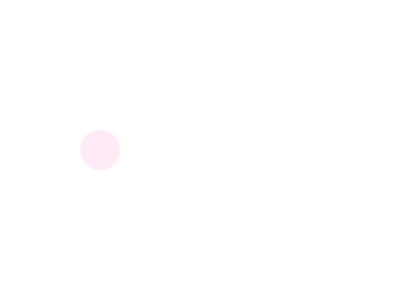
Frame 1 (no input)
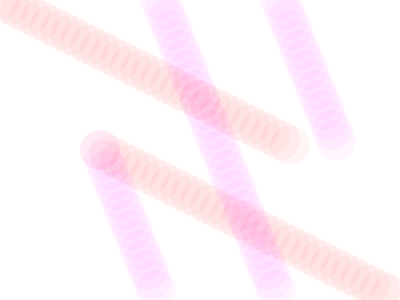
Frame 60 (no input)
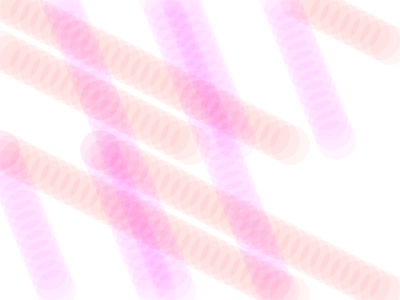
Frame 120 (the mouse pressed at the canvas centre since frame 60)

The p5.js sketch that drew these frames (run headless with seeded random() and noise() and a simulated clock; from frame 60 on, the mouse is pressed at the canvas centre):

// p5.js sketch
// ── sketch.js
// https://editor.p5js.org/novo/sketches/HrAg0mSPI
// two circles c1x, c2x v5

// NOTE object literals are a simpler way 
// to create MANY INSTANCES than classes

// BUT it better to use classes instead 
// if you do need METHODS INSIDE the object


// to do add a c3,
// see if you can add fill property
// things inside objects are properties
// inside object
// add randomness, vary some properties with randomness
// to create generative art

let c1 = {x: 100, y: 150, xs: 4, ys: 10, sz: 40};
let c2 = {x: 100, y: 150, xs: 10, ys: 5, sz: 40};
// object litterals 
// xs, ys speeds - sz size


//////// SETUP /////////////
function setup() {
  createCanvas(400, 300);
}


function draw() {
  // background(0);
  noStroke();
  
  fill(255, 0, 255, 10);
  draw_circle(c1);
  
  fill(255, 0, 0, 10);
  draw_circle(c2);
}

function draw_circle(cp) {
  circle(cp.x, cp.y, cp.sz);
  // circle method with parameters
  // object literal can be a parameter
  // variable can be a parameter
  // technically any expression,
  // could be variable, a calculation, object literal
  // objects can be bags of properties
  cp.x = (cp.x + cp.xs) % width;
  cp.y = (cp.y + cp.ys) % height;
}

// modula a % b
// = integer remainder of 
// a divided by b
// https://www.youtube.com/watch?v=r5Iy3v1co0A

// function draw_circle1() {
//   circle(c1.x, c1.y, c1.sz);
//   c1.x = (c1.x + c1.xs) % width;
//   c1.y = (c1.y + c1.ys) % height;
// }

// function draw_circle2() {
//   circle(c2.x, c2.y, c2.sz);
//   c2.x = (c2.x + c2.xs) % width;
//   c2.y = (c2.y + c2.ys) % height;
// }

function mousePressed() {
  c1.x = 0;
  c2.x = 0;
}

// https://editor.p5js.org/novo/sketches/hS6GZi8aF
// two circles c1x, c2x v1

// Make Your Own (Make Your Own Variable)
// Code! Programming with p5.js
// The Coding Train / Daniel Shiffman
// https://thecodingtrain.com/beginners/p5js/2.2-make-your-own.html
// https://youtu.be/dRhXIIFp-ys

// Make Your Own Variable: https://editor.p5js.org/codingtrain/sketches/xPXNdPy17
// Growing Circle Exercise: https://editor.p5js.org/codingtrain/sketches/ehbMJ-otC

// https://editor.p5js.org/novo/sketches/dhwHHrV6K
// two circles c1x, c2x v2

// https://editor.p5js.org/novo/sketches/IspPkUPQj
// two circles c1x, c2x v3

// https://editor.p5js.org/novo/sketches/IspPkUPQj
// two circles c1x, c2x v4
// 2 object litterals with same shape
